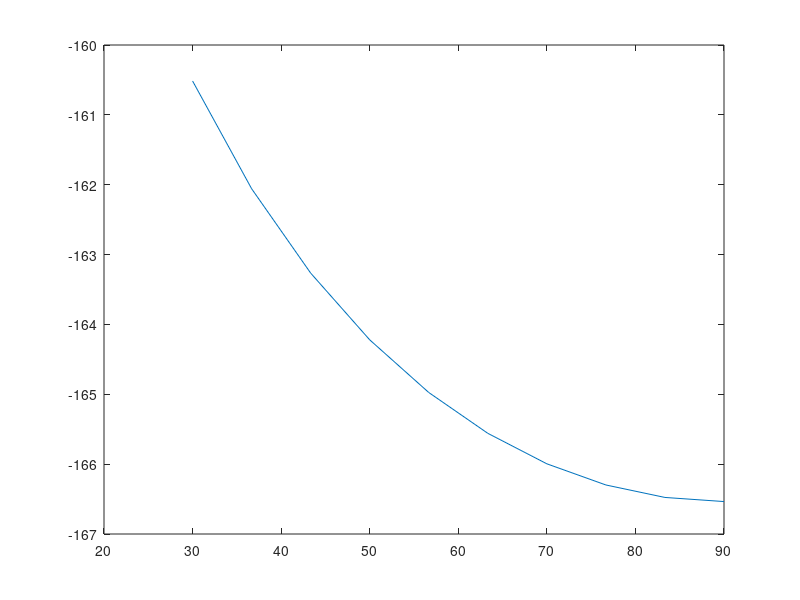

Here is the MATLAB script that generated this plot:
clc; clear all;

fov_vec = linspace(deg2rad(15), deg2rad(45), 10);
h0 = 3;
R = 2;
semiang = deg2rad(60);
m = -log(2)/log(cos(semiang));
A = 10^-4;
n = 1.5;


x0 = 0;


%r0 = sqrt(xx.^2 + yy.^2);
%theta_vec =atan(yy./xx);

beta_vec = linspace(0,0,1);
N = 4;
P = 2;

r0 = linspace(0, eps, 1000);
theta_vec = linspace(0,2*pi,1000);

for tb = 1:length(beta_vec)
    beta = beta_vec(tb);
    %beta = 0;
for i = 1: length(fov_vec)
%    h0 = h0_vec(i);
    for j=1:length(theta_vec)
       

        theta = theta_vec(j) + (2*pi/N)*[0:1:N-1];
               
        
        fov = fov_vec(i);
         upper = h0*tan(fov);

        for q = 1:N
            rN(q,:) = sqrt(x0^2 + r0.^2 - 2*r0*x0*cos(theta(q)));
            func(q,:) = exp(-beta*rN(q,:)).*(A*(m+1)*n^2*((h0./sqrt(h0^2+rN(q,:).^2)).^(3))./((h0^2+rN(q,:).^2)*(sin(2*fov))^2)).*((rN(q,:) < upper));
            contributionN(q) = (1/R)*trapz(r0,func(q,:));
        end

        simul(j) = sum(contributionN);



% 
% % 
%         r1 = sqrt(x0^2 + r0.^2 - 2*r0*x0*cos(theta1));
%         r2 = sqrt(x0^2 + r0.^2 - 2*r0*x0*cos(theta2));
%         r3 = sqrt(x0^2 + r0.^2 - 2*r0*x0*cos(theta3));
%         r4 = sqrt(x0^2 + r0.^2 - 2*r0*x0*cos(theta4));
%         func1 = exp(-beta*r1).*(A*(m+1)*n^2*((h0./sqrt(h0^2+r1.^2)).^(3))./((h0^2+r1.^2)*(sin(2*fov))^2));
%         func1(r1 > upper) = 0;
%         func2 = exp(-beta*r2).*(A*(m+1)*n^2*((h0./sqrt(h0^2+r2.^2)).^(3))./((h0^2+r2.^2)*(sin(2*fov))^2));
%         func2(r2 > upper) = 0;
%         func3 = exp(-beta*r3).*(A*(m+1)*n^2*((h0./sqrt(h0^2+r3.^2)).^(3))./((h0^2+r3.^2)*(sin(2*fov))^2));
%         func3(r3 > upper) = 0;
%         func4 = exp(-beta*r4).*(A*(m+1)*n^2*((h0./sqrt(h0^2+r4.^2)).^(3))./((h0^2+r4.^2)*(sin(2*fov))^2));
%         func4(r4 > upper) = 0;

       %simul(j) = (1/R) * (trapz(r0,func1) + trapz(r0,func2) + trapz(r0,func3) + trapz(r0,func4));
%        simul(j) = (2/R^2) * (trapz(r0,func1.*r0) + trapz(r0,func2.*r0) + trapz(r0,func3.*r0) + trapz(r0,func4.*r0));

%         
%         ana(i,j) = (1/(3*h0^4)) * (2*(h0*tan(fov))^3 + 3*h0*tan(fov))/((h0*sec(fov))^3 * (sin(2 * fov))^2);
%         ana2(i) = (1/(3)) * (2*R^3 + 3*R)/((R^2 + 1)^1.5 * (sin(2 * fov))^2);
    end
    final(i) = (1/(2*pi)) * trapz(theta_vec, simul);
end

[val_fov(tb) ind_fov(tb)] = max(final);

rad2deg(2*fov_vec(ind_fov))

tb
plot(rad2deg(2*fov_vec),pow2db(1e3*final))
hold on
end

%plot(beta_vec, rad2deg(2*fov_vec(ind_fov)))


%plot(rad2deg(fov_vec),ana,'*')
